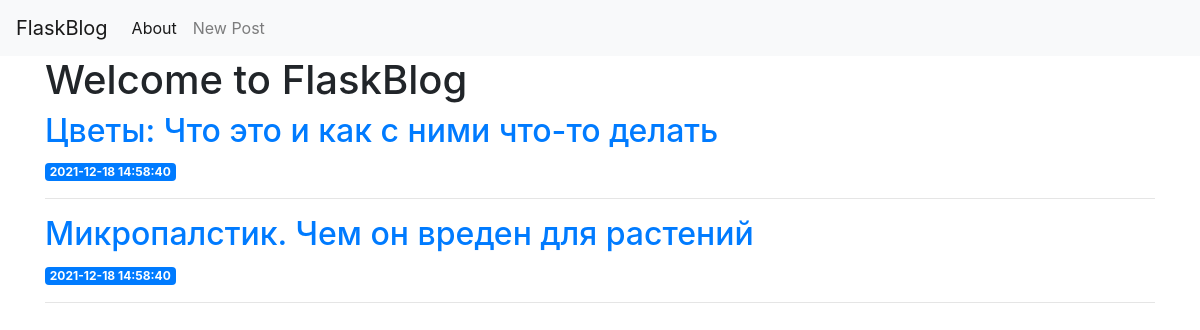
Before: / with the older database file.
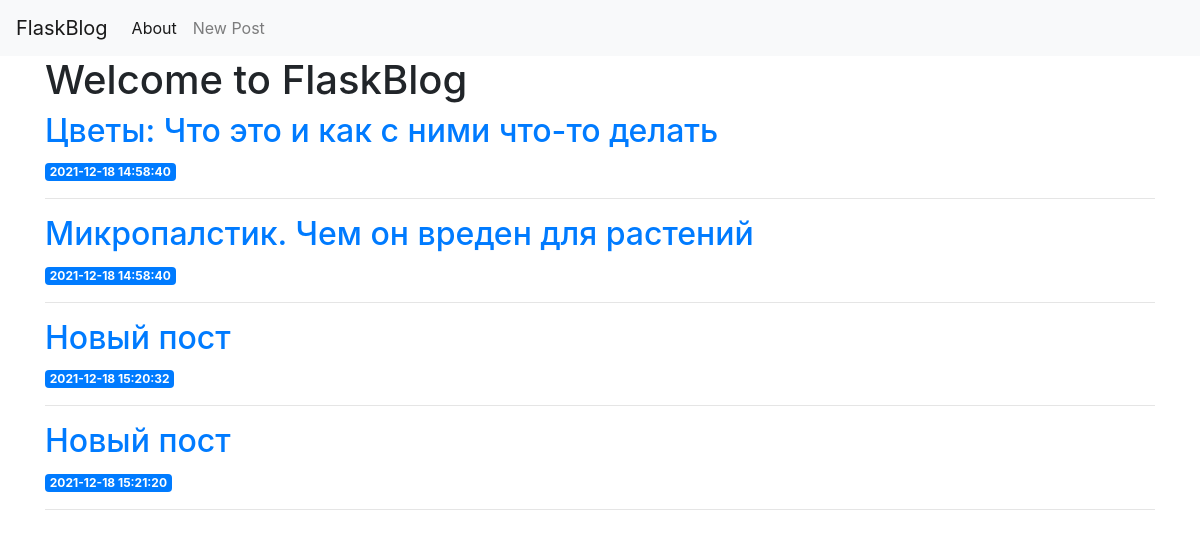
After: the same page with the newer database file.
### tables this page shows
CREATE TABLE posts (
    id INTEGER PRIMARY KEY AUTOINCREMENT,
    created TIMESTAMP NOT NULL DEFAULT CURRENT_TIMESTAMP,
    title TEXT NOT NULL,
    content TEXT NOT NULL
);

### app.py (the view)
@app.route('/')
def draw_main_page():
    conn = get_db_connection()
    posts = conn.execute('SELECT * FROM posts').fetchall()
    conn.close()
    return render_template('index.html', posts=posts)

### app.py (called while the page is built)
def get_db_connection():
    conn = sqlite3.connect('database.db')
    conn.row_factory = sqlite3.Row
    return conn

### templates/index.html
{% extends 'base.html' %}
{% block content %}
    <h1>{% block title %} Welcome to FlaskBlog {% endblock %}</h1>
    {% for post in posts %}
        <a href="{{ url_for('post', post_id=post['id']) }}">
            <h2>{{ post['title'] }}</h2>
        </a>
        <span class="badge badge-primary">{{ post['created'] }}</span>
        <hr>
    {% endfor %}
{% endblock %}

### templates/base.html (shortened to what this page needs)
<!doctype html>
<html lang="en">
  <head>
    <link rel="stylesheet" href="https://stackpath.bootstrapcdn.com/bootstrap/4.3.1/css/bootstrap.min.css">
  </head>
  <body>
    <nav class="navbar navbar-expand-md navbar-light bg-light">
        <a class="navbar-brand" href="{{ url_for('draw_main_page')}}">FlaskBlog</a>
        <div class="collapse navbar-collapse" id="navbarNav">
            <ul class="navbar-nav">
            <li class="nav-item active">
                <a class="nav-link" href="{{ url_for('about')}}">About</a>
            </li>
            <li class="nav-item">
            <a class="nav-link" href="{{url_for('create')}}">New Post</a>
            </li>
            </ul>
        </div>
    </nav>
    <div class="container">
        {% block content %} {% endblock %}
    </div>
  </body>
</html>

Changed rows visible on the page:
added posts: title "Новый пост", created "2021-12-18 15:20:32"
added posts: title "Новый пост", created "2021-12-18 15:21:20"
